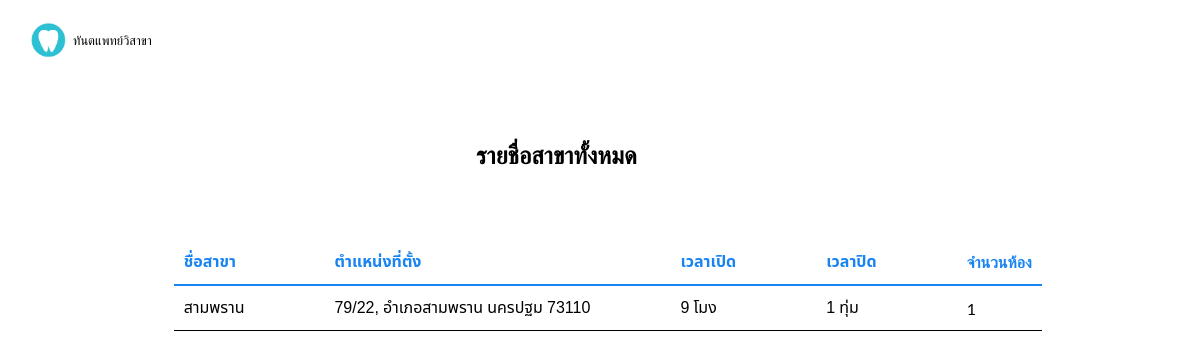
The page /dental/clinicinfo.php on the database its author committed.
### tables this page shows
CREATE TABLE `clinic` (
  `cid` tinyint(1) NOT NULL,
  `cname` varchar(25) NOT NULL,
  `location` varchar(60) NOT NULL,
  `openhr` varchar(6) NOT NULL,
  `closehr` varchar(6) NOT NULL,
  `rooms` tinyint(3) NOT NULL
);

### dental/clinicinfo.php (the view, shortened to what this page needs)
<!doctype html>
<html lang="th">
<head>
<link rel="stylesheet" type="text/css" href="clinicinfo.css">
</head>
<body>
	<img src="download.png" width="40" height="40" class="logo">
		<p class="logotext">ทันตแพทย์วิสาขา</p>
<div id="container">
<div id="content">
<h2 class="page">รายชื่อสาขาทั้งหมด</h2>
<?php
require('connect-mysql.php');
$dbcon->set_charset("utf8mb4");
$q = "SELECT cname AS cname,location AS location,openhr AS openhr,closehr AS closehr,rooms AS rooms FROM clinic ";
$result = @mysqli_query ($dbcon, $q);
if ($result) {
				echo '<table class="table">
				<tr class="heading"><td class="col head"><b>ชื่อสาขา</b></td><td class="col head"><b>ตำแหน่งที่ตั้ง</b></td><td class="col head"><b>เวลาเปิด</b></td><td class="col head"><b>เวลาปิด</b></td><td class=" last"><b>จำนวนห้อง</b></td>
				</tr>';
				while ($row = mysqli_fetch_array($result, MYSQLI_ASSOC)) {
				echo '<tr class="heading2"><td class="col">' . $row['cname'] . '</td>
				<td class="col">' . $row['location'] .'</td>
				<td class="col">' . $row['openhr'] .'</td>
				<td class="col">' . $row['closehr'] .'</td>
				<td class="last1">'.  $row['rooms'] . '</td>
				</tr>'; }
				echo '</table>';
			   }
else {
		echo '<p class="error">The current users could not be retrieved. We apologize 
		for any inconvenience.</p>';
		echo '<p>' . mysqli_error($dbcon) . '<br><br>Query: ' . $q . '</p>';
     }
?>
</div>
</div>
</body>
</html>

### dental/clinicinfo.css (style rules this page uses)
body { font-family: 'Noto Sans Thai', sans-serif; font-optical-sizing: auto; }
.logo { position: absolute; margin-left: 20px; font-family: 'Roboto', sans-serif; font-size: 0.8em; top: 20px; }
.logotext { position: absolute; margin-left: 65px; top: 20px; font-family: 'Roboto', sans-serif; font-size: 0.8em; color: black; }
.col { font-family: 'Noto Sans Thai', sans-serif; padding-right:80px; }
.head { color: #1984f1; font-family: 'Noto Sans Thai', sans-serif; }
.heading { color: black; border-bottom: 2px solid #1984f1; }
table { border-collapse: collapse; margin-left: 14%; margin-top: 240px; }
.heading2 { border-bottom:1px solid black; font-family: "Noto Sans Thai", sans-serif; }
.page { position: absolute; top: 120px; margin-left: 39%; color: black; font-family: 'Lato', sans-serif; }
td { padding: 10px; }
.last { color: #1984f1; font-family: 'Lato', sans-serif; }
.last1 { font-family: 'Lato', sans-serif; }

### rows shown on the page
clinic: cname "สามพราน", location "79/22, อำเภอสามพราน นครปฐม 73110", openhr "9 โมง", closehr "1 ทุ่ม", rooms "1"
